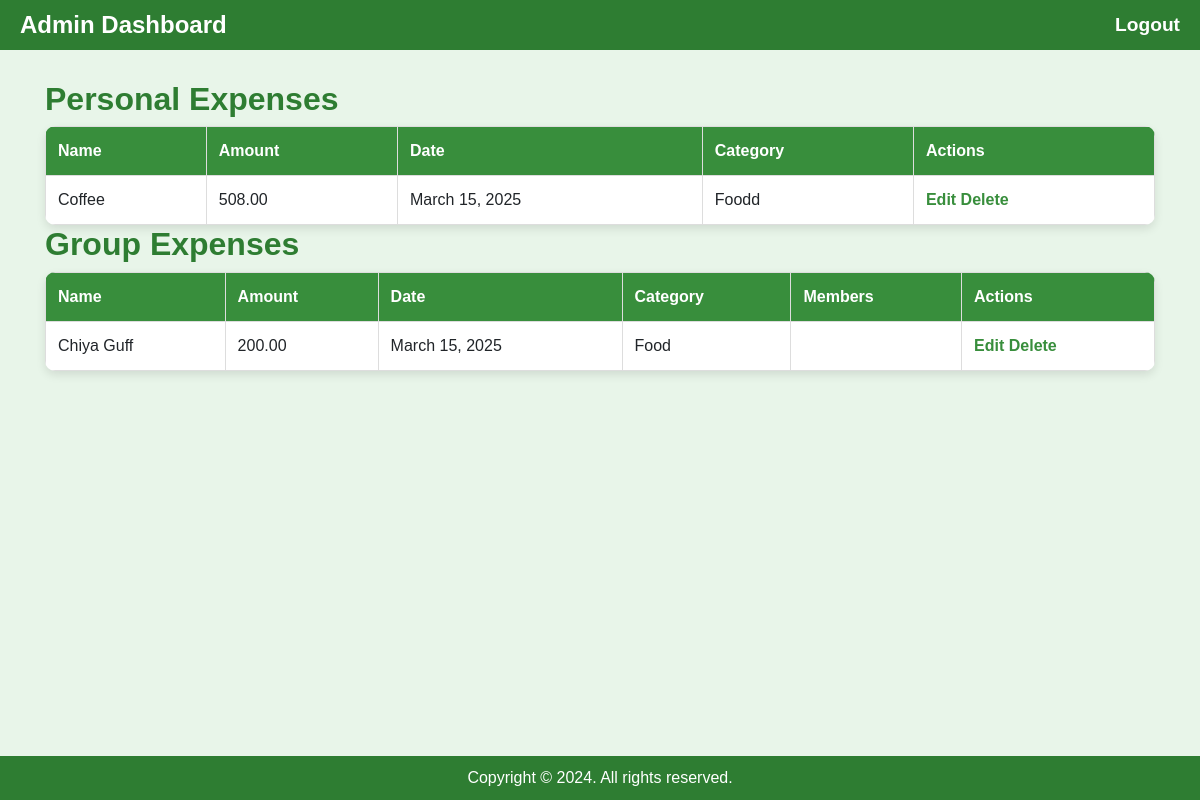
The page /admin-dashboard/ (signed in) on the database as committed earlier.
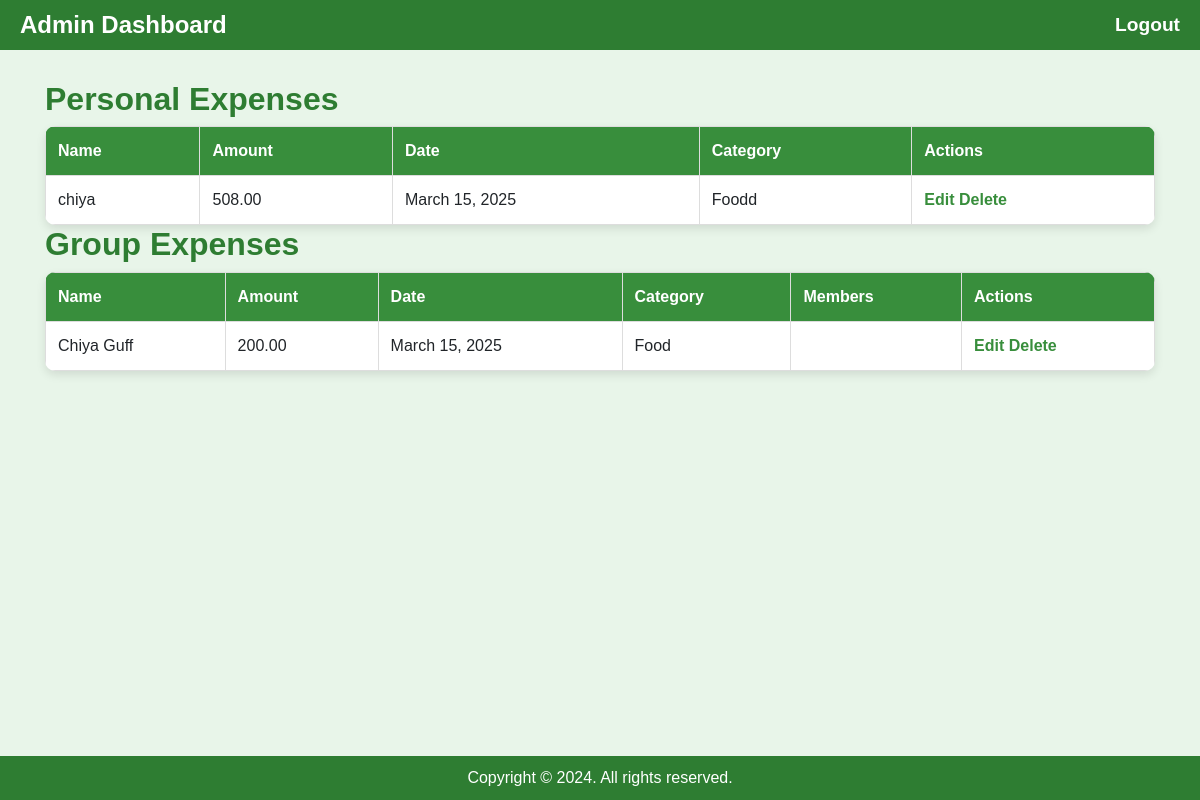
The same page on the database as committed later.
### myapp/models.py (models this page shows, shortened)
class IndividualExpense(models.Model):
    name = models.CharField(max_length=255)
    amount = models.DecimalField(max_digits=10, decimal_places=2)
    date = models.DateField()
    category = models.CharField(max_length=100)

class GroupExpense(models.Model):
    name = models.CharField(max_length=200)
    amount = models.DecimalField(max_digits=10, decimal_places=2)
    date = models.DateField()
    category = models.CharField(max_length=100)
    is_group = models.BooleanField(default=True)
    member1 = models.CharField(max_length=100, blank=True, null=True)
    member2 = models.CharField(max_length=100, blank=True, null=True)
    member3 = models.CharField(max_length=100, blank=True, null=True)
    member4 = models.CharField(max_length=100, blank=True, null=True)
    member5 = models.CharField(max_length=100, blank=True, null=True)

### myapp/views.py (the view)
# urls.py: path('admin-dashboard/', views.admin_dashboard, name='admin_dashboard'),
@user_passes_test(is_superuser, login_url='admin_login')  # Restrict non-superusers
def admin_dashboard(request):
    personal_expenses = IndividualExpense.objects.all()
    group_expenses = GroupExpense.objects.all()
    context = {
        'personal_expenses': personal_expenses,
        'group_expenses': group_expenses,
    }
    return render(request, 'admin_dashboard.html', context)

### myapp/views.py (called while the page is built)
def is_superuser(user):
    return user.is_authenticated and user.is_superuser

### templates/admin_dashboard.html (shortened to what this page needs)
    {% load static %}
<!DOCTYPE html>
<html lang="en">
<head>
    {% load static %}
    <link rel="stylesheet" href="https://cdn.jsdelivr.net/npm/bootstrap@4.0.0/dist/css/bootstrap.min.css">
</head>
<body>
    <nav class="navbar navbar-expand-lg navbar-dark navbar-custom">
        <div class="navbar-container">
            <a href="/" class="navbar-brand">Admin Dashboard</a>
            <a href="{% url 'admin_logout' %}" class="navbar-link">Logout</a>
        </div>
    </nav>
    <div class="container">
        <h2>Personal Expenses</h2>
        <table>
            <thead>
                <tr>
                    <th>Name</th>
                    <th>Amount</th>
                    <th>Date</th>
                    <th>Category</th>
                    <th>Actions</th>
                </tr>
            </thead>
            <tbody>
                {% for expense in personal_expenses %}
                    <tr>
                        <td>{{ expense.name }}</td>
                        <td>{{ expense.amount }}</td>
                        <td>{{ expense.date }}</td>
                        <td>{{ expense.category }}</td>
                        <td>
                            <a href="{% url 'admin_expense_edit' expense_id=expense.id is_group='false' %}">Edit</a>
                            <a href="{% url 'admin_expense_delete' expense_id=expense.id is_group='false' %}">Delete</a>
                        </td>
                    </tr>
                {% endfor %}
            </tbody>
        </table>
        <h2>Group Expenses</h2>
        <table>
            <thead>
                <tr>
                    <th>Name</th>
                    <th>Amount</th>
                    <th>Date</th>
                    <th>Category</th>
                    <th>Members</th>
                    <th>Actions</th>
                </tr>
            </thead>
            <tbody>
                {% for expense in group_expenses %}
                    <tr>
                        <td>{{ expense.name }}</td>
                        <td>{{ expense.amount }}</td>
                        <td>{{ expense.date }}</td>
                        <td>{{ expense.category }}</td>
                        <td>{{ expense.members }}</td>
                        <td>
                            <a href="{% url 'admin_expense_edit' expense_id=expense.id is_group='true' %}">Edit</a>
                            <a href="{% url 'admin_expense_delete' expense_id=expense.id is_group='true' %}">Delete</a>
                        </td>
                    </tr>
                {% endfor %}
            </tbody>
        </table>
    </div>
    <footer>
        <div>Copyright © 2024. All rights reserved.</div>
    </footer>
</body>
</html>

### templates/admin_dashboard.html (style rules this page uses)
body { background-color: #e8f5e9; font-family: Arial, sans-serif; }
.navbar-custom { background-color: #2e7d32; color: white; height: 50px; font-weight: bold; font-size: 1.2rem; padding: 10px 20px; position: fixed; top: 0; width: 100%; z-index: 1000; }
.navbar-container { display: flex; justify-content: space-between; width: 100%; align-items: center; }
.navbar-brand { color: white; font-size: 1.5rem; font-weight: bold; text-decoration: none; }
.navbar-link { color: white; font-size: 1.2rem; text-decoration: none; }
.container { padding-top: 80px; }
h1, h2 { color: #2e7d32; font-weight: bold; }
table { width: 100%; border-collapse: collapse; background: white; border-radius: 10px; overflow: hidden; box-shadow: 0px 4px 10px rgba(0, 0, 0, 0.1); }
th, td { border: 1px solid #ddd; padding: 12px; text-align: left; }
th { background-color: #388e3c; color: white; font-weight: bold; }
a { color: #388e3c; font-weight: bold; }
footer { position: fixed; bottom: 0; width: 100%; background-color: #2e7d32; color: white; text-align: center; padding: 10px 0; }

Rows that differ between the two databases and show on the page:
changed IndividualExpense "Foodd": name "Coffee" → "chiya"
